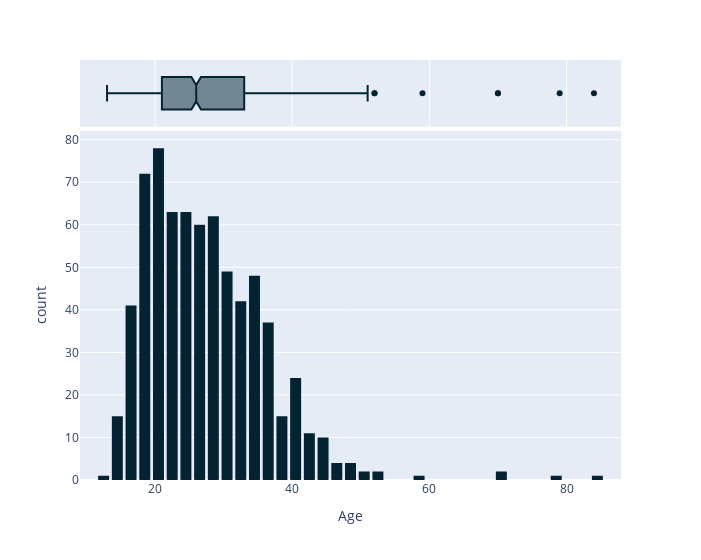
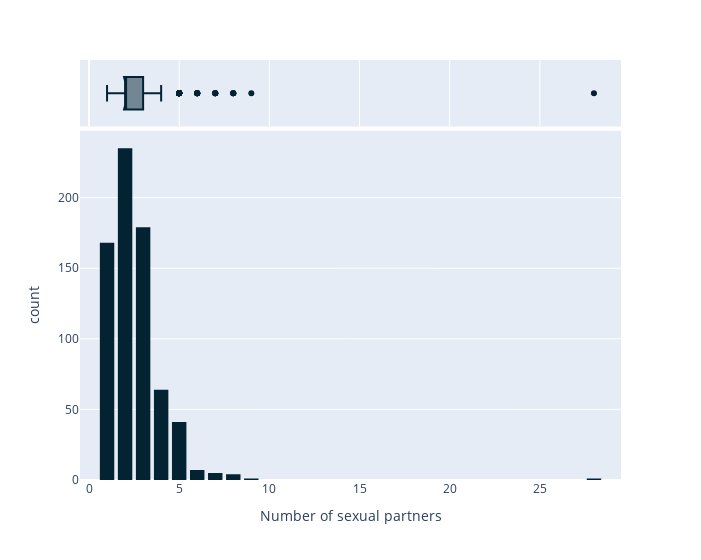
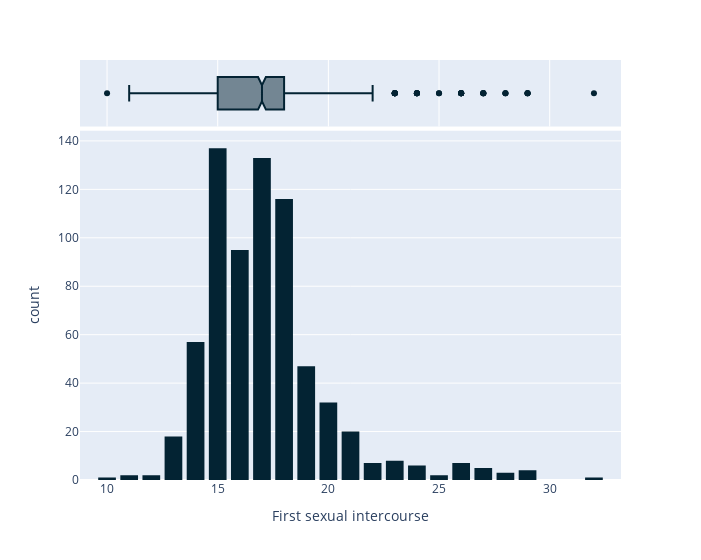

The cell these charts' notebook holds for them, in order:
### Markdown cell above
#### Remove Outliers

IQR (Inter Quartile Range) Inter Quartile Range approach to finding the outliers is the most commonly used and most trusted approach used in the research field. We utilised IQR to identify and remove outliers.

### Code cell
def find_outliers(col, indices):
    obs = risk_factor_df[col].iloc[indices]
    unique_items, counts = np.unique(obs, return_counts=True)
    unique_items, counts = unique_items[::-1], counts[::-1]

    values_to_delete = unique_items[counts < 2 ]
    return values_to_delete

def delete_outliers(col, to_delete):
    if (to_delete.size != 0):
        rows_to_del = risk_factor_df.loc[risk_factor_df[col].isin(to_delete)].index.values.tolist()

        # Remove rows
        risk_factor_df.drop(rows_to_del, inplace=True)
        risk_factor_df.reset_index(drop=True, inplace=True)

# Identify non-binary columns
non_binary_cols = [col for col, vals in unique_vals.items() if len(vals) > 2]

for col in non_binary_cols:

    # IQR cannot be applied to columns with median 0
    if (risk_factor_df[col].median() != 0):

        # Plot values distribution
        out_dist = px.histogram(risk_factor_df, x=col,
            marginal="box",
            color_discrete_sequence= px.colors.sequential.thermal)
        out_dist.update_layout(bargap=0.2,
            width=701)
        out_dist.show()

        Q3, Q1 = np.percentile(risk_factor_df[col], [75 ,25])
        IQR = Q3-Q1

        upper = Q3+(1.5*IQR)
        lower = Q1-(1.5*IQR)

        print(col)
        print("median: {}, upper fence: {}, lower fence: {}".format(risk_factor_df[col].median(), upper, lower))

        #Delete one occurrence observations outside the upper fence as outliers
        upper_to_delete = find_outliers(col, np.where(risk_factor_df[col] > upper)[0])
        delete_outliers(col, upper_to_delete)

        
        #Delete one occurrence observations outside the lower fence as outliers
        lower_to_delete = find_outliers(col, np.where(risk_factor_df[col] < lower)[0])
        delete_outliers(col, lower_to_delete)

### Figure 1 — Plotly figure (JSON) as saved in the notebook; plotly's stock layout.template omitted (floating-point values rounded to 4 significant figures; data arrays with more than 128 entries replaced by an {"elided": "..."} marker saying what was removed)
{"data": [{"alignmentgroup": "True", "bingroup": "x", "hovertemplate": "Age=%{x}<br>count=%{y}<extra></extra>", "legendgroup": "", "marker": {"color": "rgb(3, 35, 51)", "pattern": {"shape": ""}}, "name": "", "offsetgroup": "", "orientation": "v", "showlegend": false, "type": "histogram", "x": {"elided": "708 int values"}, "xaxis": "x", "yaxis": "y"}, {"alignmentgroup": "True", "hovertemplate": "Age=%{x}<extra></extra>", "legendgroup": "", "marker": {"color": "rgb(3, 35, 51)"}, "name": "", "notched": true, "offsetgroup": "", "showlegend": false, "type": "box", "x": {"elided": "708 int values"}, "xaxis": "x2", "yaxis": "y2"}], "layout": {"bargap": 0.2, "barmode": "relative", "legend": {"tracegroupgap": 0}, "margin": {"t": 60}, "width": 701, "xaxis": {"anchor": "y", "domain": [0, 1], "title": {"text": "Age"}}, "xaxis2": {"anchor": "y2", "domain": [0, 1], "matches": "x", "showgrid": true, "showticklabels": false}, "yaxis": {"anchor": "x", "domain": [0, 0.8316], "title": {"text": "count"}}, "yaxis2": {"anchor": "x2", "domain": [0.8416, 1], "matches": "y2", "showgrid": false, "showline": false, "showticklabels": false, "ticks": ""}}}

### Figure 2 — Plotly figure (JSON) as saved in the notebook; plotly's stock layout.template omitted (floating-point values rounded to 4 significant figures; data arrays with more than 128 entries replaced by an {"elided": "..."} marker saying what was removed)
{"data": [{"alignmentgroup": "True", "bingroup": "x", "hovertemplate": "Number of sexual partners=%{x}<br>count=%{y}<extra></extra>", "legendgroup": "", "marker": {"color": "rgb(3, 35, 51)", "pattern": {"shape": ""}}, "name": "", "offsetgroup": "", "orientation": "v", "showlegend": false, "type": "histogram", "x": {"elided": "705 int values"}, "xaxis": "x", "yaxis": "y"}, {"alignmentgroup": "True", "hovertemplate": "Number of sexual partners=%{x}<extra></extra>", "legendgroup": "", "marker": {"color": "rgb(3, 35, 51)"}, "name": "", "notched": true, "offsetgroup": "", "showlegend": false, "type": "box", "x": {"elided": "705 int values"}, "xaxis": "x2", "yaxis": "y2"}], "layout": {"bargap": 0.2, "barmode": "relative", "legend": {"tracegroupgap": 0}, "margin": {"t": 60}, "width": 701, "xaxis": {"anchor": "y", "domain": [0, 1], "title": {"text": "Number of sexual partners"}}, "xaxis2": {"anchor": "y2", "domain": [0, 1], "matches": "x", "showgrid": true, "showticklabels": false}, "yaxis": {"anchor": "x", "domain": [0, 0.8316], "title": {"text": "count"}}, "yaxis2": {"anchor": "x2", "domain": [0.8416, 1], "matches": "y2", "showgrid": false, "showline": false, "showticklabels": false, "ticks": ""}}}

### Figure 3 — Plotly figure (JSON) as saved in the notebook; plotly's stock layout.template omitted (floating-point values rounded to 4 significant figures; data arrays with more than 128 entries replaced by an {"elided": "..."} marker saying what was removed)
{"data": [{"alignmentgroup": "True", "bingroup": "x", "hovertemplate": "First sexual intercourse=%{x}<br>count=%{y}<extra></extra>", "legendgroup": "", "marker": {"color": "rgb(3, 35, 51)", "pattern": {"shape": ""}}, "name": "", "offsetgroup": "", "orientation": "v", "showlegend": false, "type": "histogram", "x": {"elided": "703 int values"}, "xaxis": "x", "yaxis": "y"}, {"alignmentgroup": "True", "hovertemplate": "First sexual intercourse=%{x}<extra></extra>", "legendgroup": "", "marker": {"color": "rgb(3, 35, 51)"}, "name": "", "notched": true, "offsetgroup": "", "showlegend": false, "type": "box", "x": {"elided": "703 int values"}, "xaxis": "x2", "yaxis": "y2"}], "layout": {"bargap": 0.2, "barmode": "relative", "legend": {"tracegroupgap": 0}, "margin": {"t": 60}, "width": 701, "xaxis": {"anchor": "y", "domain": [0, 1], "title": {"text": "First sexual intercourse"}}, "xaxis2": {"anchor": "y2", "domain": [0, 1], "matches": "x", "showgrid": true, "showticklabels": false}, "yaxis": {"anchor": "x", "domain": [0, 0.8316], "title": {"text": "count"}}, "yaxis2": {"anchor": "x2", "domain": [0.8416, 1], "matches": "y2", "showgrid": false, "showline": false, "showticklabels": false, "ticks": ""}}}
